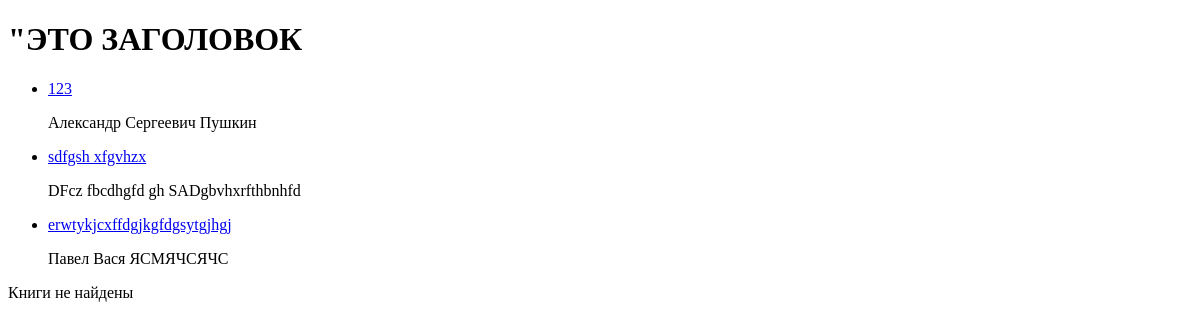
Before: / with the older database file.
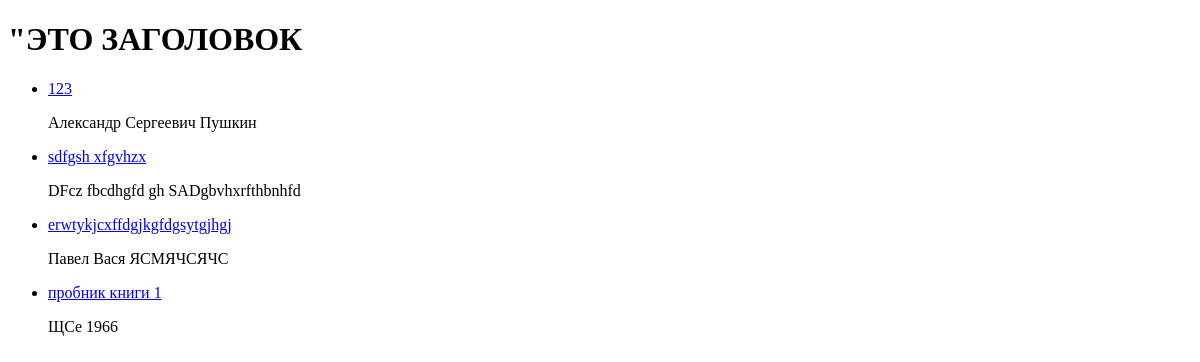
After: the same page with the newer database file.
### lib/models.py (models this page shows)
class Authors(models.Model):
    biography = models.CharField(max_length=5000)
    name = models.CharField(max_length=15)
    surname = models.CharField(max_length=30)
    patronymic = models.CharField(max_length=20)

class Books(models.Model):
    authors = models.ForeignKey(Authors, on_delete=models.CASCADE)
    title = models.CharField(max_length=100)
    year = models.IntegerField(max_length=4)
    publication_house = models.CharField(max_length=40)

### lib/views.py (the view)
# urls.py: path('', views.index),
def index(request):
    author = Authors.objects.all()  #select_related(id)
    book = Books.objects.all()
    context = {'author': author,'books': book}
    return render(request, 'lib/defoult.html', context)

### lib/templates/lib/defoult.html (shortened to what this page needs)
<!DOCTYPE html>
<html lang="en">
<head>
</head>
<body>
    <h1>"ЭТО ЗАГОЛОВОК</h1>
    {% if author %}
    <ul>
    {% for aut in author %}
        <li><a href="/author/{{ aut.id }}/">{{ aut.biography }}</a>
            <p>{{ aut.name }} {{ aut.surname }} {{ aut.patronymic }} </p>
        </li>
    {% endfor %}
    </ul>
    {% else %}
        <p>Авторы не найдены</p>
    {% endif %}
  {% if books %}
    <ul>
    {% for book in books %}
        <li><a href="/books/{{ book.id }}/">{{ book.title }}</a>
            <p>{{ book.author}} {{ book.publication_house }} {{ book.year }} </p>
        </li>
    {% endfor %}
    </ul>
 {% else %}
    <p>Книги не найдены</p>
{% endif %}
</body>
</html>

Changed rows visible on the page:
added Books: title "пробник книги 1", publication_house "ЩСе", year "1966"
Other visible differences:
text no longer shown: "Книги не найдены"
